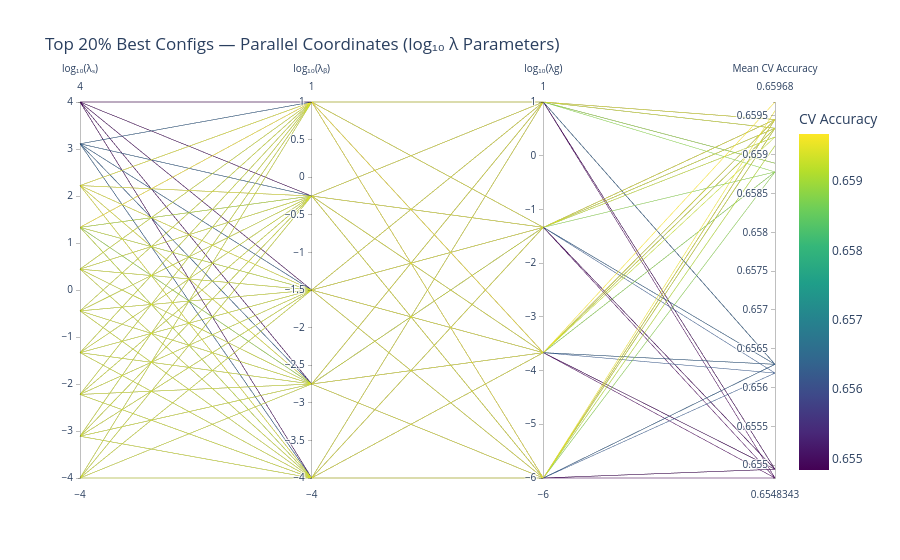

Here is the notebook cell this chart was saved with:
### Code cell
# Create log-scaled versions
df_search['log_param_lambda_s'] = np.log10(df_search['param_lambda_s'].astype(float))
df_search['log_param_lambda_b'] = np.log10(df_search['param_lambda_b'].astype(float))
df_search['log_param_lambda_g'] = np.log10(df_search['param_lambda_g'].astype(float))

top_df = df_search.nlargest(int(len(df) * 0.2), 'mean_test_score')

# Parallel coordinates plot
fig = go.Figure(data=go.Parcoords(
    line=dict(
        color=top_df['mean_test_score'],
        colorscale='Viridis',
        cmin=df_search['mean_test_score'].min(),
        cmax=df_search['mean_test_score'].max(),
        showscale=True,
        colorbar=dict(title='CV Accuracy')
    ),
    dimensions=[
        dict(label='log₁₀(λₛ)', values=top_df['log_param_lambda_s']),
        dict(label='log₁₀(λᵦ)', values=top_df['log_param_lambda_b']),
        dict(label='log₁₀(λg)', values=top_df['log_param_lambda_g']),
        dict(label='Mean CV Accuracy', values=top_df['mean_test_score'])
    ]
))

fig.update_layout(
    title='Top 20% Best Configs — Parallel Coordinates (log₁₀ λ Parameters)',
    font=dict(size=12),
    plot_bgcolor='white',
    paper_bgcolor='white'
)
fig.show()

### Figure 1 — Plotly figure (JSON) as saved in the notebook; plotly's stock layout.template omitted (floating-point values rounded to 4 significant figures; data arrays with more than 128 entries replaced by an {"elided": "..."} marker saying what was removed)
{"data": [{"dimensions": [{"label": "log₁₀(λₛ)", "values": {"elided": "200 float values"}}, {"label": "log₁₀(λᵦ)", "values": {"elided": "200 float values"}}, {"label": "log₁₀(λg)", "values": {"elided": "200 float values"}}, {"label": "Mean CV Accuracy", "values": {"elided": "200 float values"}}], "line": {"cmax": 0.6597, "cmin": 0.6548, "color": {"elided": "200 float values"}, "colorbar": {"title": {"text": "CV Accuracy"}}, "colorscale": [[0.0, "#440154"], [0.1111, "#482878"], [0.2222, "#3e4989"], [0.3333, "#31688e"], [0.4444, "#26828e"], [0.5556, "#1f9e89"], [0.6667, "#35b779"], [0.7778, "#6ece58"], [0.8889, "#b5de2b"], [1.0, "#fde725"]], "showscale": true}, "type": "parcoords"}], "layout": {"font": {"size": 12}, "title": {"text": "Top 20% Best Configs — Parallel Coordinates (log₁₀ λ Parameters)"}, "plot_bgcolor": "white", "paper_bgcolor": "white"}}
